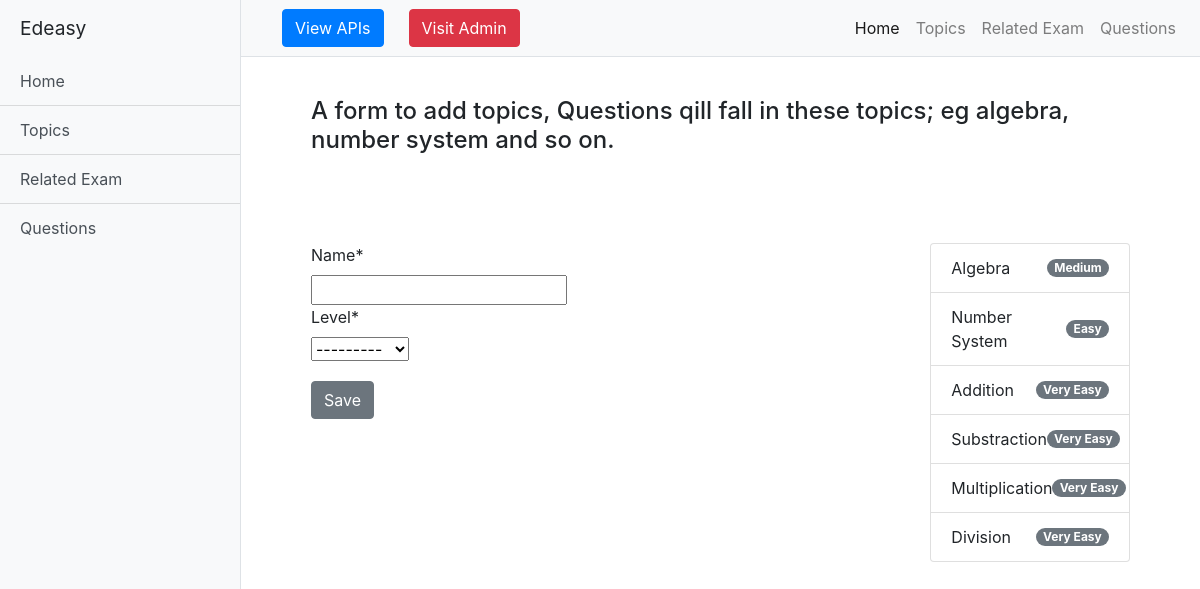
Before: /topics/ with the older database file.
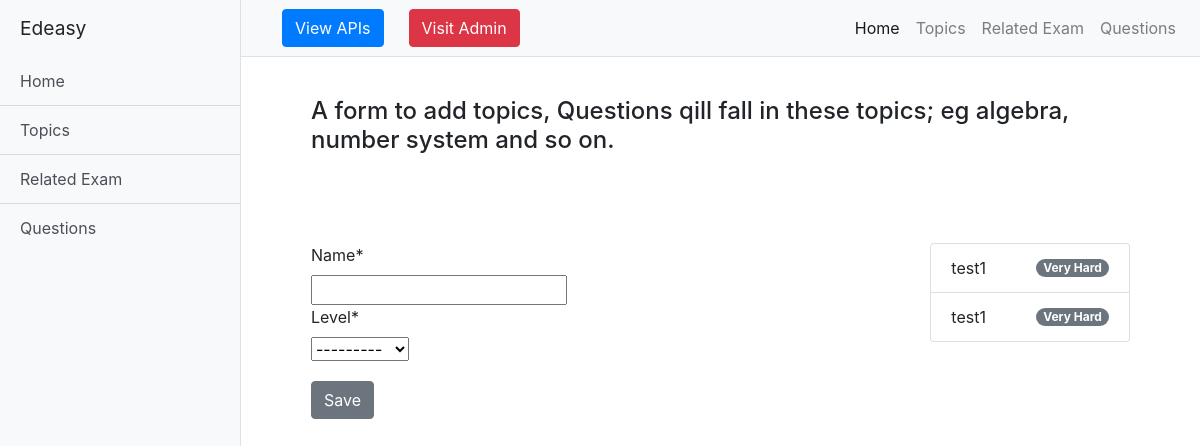
After: the same page with the newer database file.
### questions_db/models.py (models this page shows, shortened)
class Topic(models.Model):
    name = models.CharField(max_length=100)
    level = models.ForeignKey(Level,on_delete=models.CASCADE)

class Level(models.Model):
    category = models.CharField(max_length=100, unique=True)
    difficulty_index = models.IntegerField(default=5,validators=[MinValueValidator(1),
                                       MaxValueValidator(5)])
    def __str__(self):
        return self.category

### db_edeasy/mainView.py (the view, shortened to what this page needs)
# urls.py: path('topics/',mainView.Topics.as_view(), name='Topics'),
class Topics(View):
    form = TopicForm()
    ExamForm = RelatedExamForm()
    def get(self, request):
        topics = Topic.objects.all()
        examRelated = RelatedExam.objects.all()
        context = {
            "form": self.form,
            "topics": topics,
            "examRelated":examRelated,
            "ExamForm":self.ExamForm,
            }
        return render(request, 'addTopic.html', context)

### db_edeasy/forms.py
class TopicForm(forms.ModelForm):
    class Meta:
        model = Topic
        fields = "__all__"

class RelatedExamForm(forms.ModelForm):
    class Meta:
        model = RelatedExam
        fields = "__all__"

### templates/addTopic.html (shortened to what this page needs)
{% extends 'index.html' %}
{% load crispy_forms_tags %}
{% block content %}
<div class="container">
  <div class="row padding_extra">
    <h4>A form to add topics, Questions qill fall in these topics; eg algebra, number system and so on.</h4>
  </div>
  <div class="row">
    <div class="col-8">
      <div class="padding_extra">
        <form method="POST" class="form-group">
          {{ form|crispy }}
          <button type="submit" class="btn btn-secondary margin_top">Save</button>
        </form>
      </div>
    </div>
    <div class="col-4">
      <ul class="list-group padding_extra">
        {% for topic in topics %}
        <li class="list-group-item d-flex justify-content-between align-items-center">
          {{ topic.name }}
          <span class="badge badge-secondary badge-pill">{{ topic.level }}</span>
        </li>
        {% endfor %}
      </ul>
    </div>
  </div>
</div>
{% endblock %}

### templates/index.html (shortened to what this page needs)
<!DOCTYPE html>
<html lang="en">
<head>
  <link rel="stylesheet" href="https://stackpath.bootstrapcdn.com/bootstrap/4.5.0/css/bootstrap.min.css">
<link rel="stylesheet" href="https://stackpath.bootstrapcdn.com/bootstrap/4.5.0/css/bootstrap.min.css">
</head>
<body>
  <div class="d-flex" id="wrapper">
    <div class="bg-light border-right" id="sidebar-wrapper">
      <div class="sidebar-heading">Edeasy </div>
      <div class="list-group list-group-flush">
        <a href="/" class="list-group-item list-group-item-action bg-light">Home</a>
        <a href="/topics" class="list-group-item list-group-item-action bg-light">Topics</a>
        <a href="/ExamRel" class="list-group-item list-group-item-action bg-light">Related Exam</a>
        <a href="/questions" class="list-group-item list-group-item-action bg-light">Questions</a>
      </div>
    </div>
    <div id="page-content-wrapper">
      <nav class="navbar navbar-expand-lg navbar-light bg-light border-bottom">
        <a href="/apis"><button class="btn btn-primary cbtn" >View APIs</button></a>
        <a href="/admin"><button class="btn btn-danger cbtn" >Visit Admin</button></a>
        <div class="collapse navbar-collapse" id="navbarSupportedContent">
          <ul class="navbar-nav ml-auto mt-2 mt-lg-0">
            <li class="nav-item active">
              <a class="nav-link" href="/">Home <span class="sr-only">(current)</span></a>
            </li>
            <li class="nav-item">
              <a class="nav-link" href="/topics">Topics</a>
            </li>
            <li class="nav-item">
              <a class="nav-link" href="/ExamRel">Related Exam</a>
            </li>
            <li class="nav-item">
              <a class="nav-link" href="/questions">Questions</a>
            </li>
          </ul>
        </div>
      </nav>
      <div class="container-fluid">
        {% block content %}
        {% endblock %}
      </div>
    </div>
  </div>
</body>
</html>

### templates/index.html (style rules this page uses)
#wrapper { overflow-x: hidden; }
#sidebar-wrapper { min-height: 100vh; margin-left: -15rem; -webkit-transition: margin .25s ease-out; -moz-transition: margin .25s ease-out; -o-transition: margin .25s ease-out; transition: margin .25s ease-out; }
#sidebar-wrapper .sidebar-heading { padding: 0.875rem 1.25rem; font-size: 1.2rem; }
#sidebar-wrapper .list-group { width: 15rem; }
#page-content-wrapper { min-width: 100vw; }
@media (min-width: 768px) { #sidebar-wrapper { margin-left: 0; } }
@media (min-width: 768px) { #page-content-wrapper { min-width: 0; width: 100%; } }
.cbtn { margin-left: 25px; }
.padding_extra { padding: 20px; margin: 20px; }
.margin_top { margin-top: 20px; }

Changed rows visible on the page:
removed Topic: name "Addition", level "Very Easy"
removed Topic: name "Substraction", level "Very Easy"
removed Topic: name "Multiplication", level "Very Easy"
removed Topic: name "Division", level "Very Easy"
changed Topic (number 1 of 2 on the later page): name "Algebra" → "test1"; level "Medium" → "Very Hard"
changed Topic (number 2 of 2 on the later page): name "Number System" → "test1"; level "Easy" → "Very Hard"
